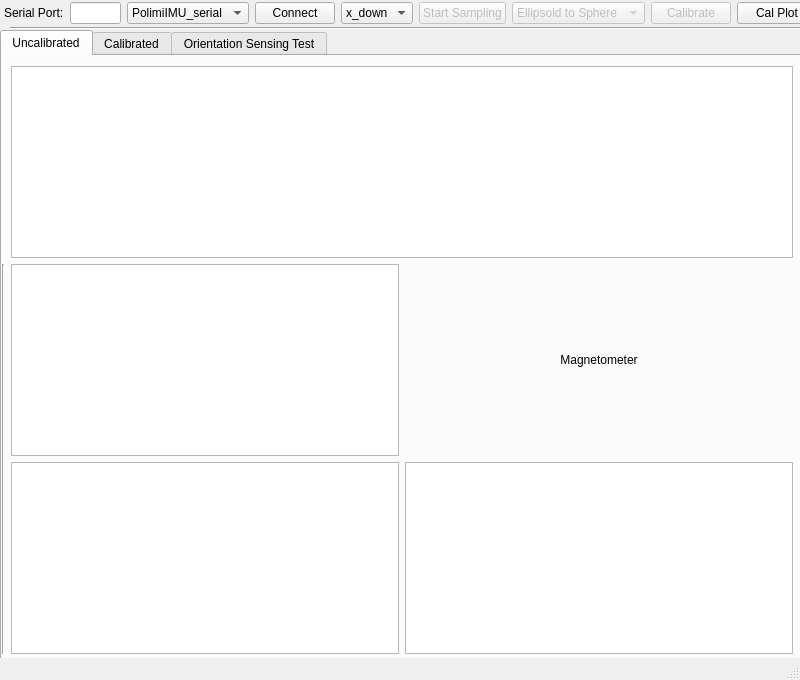
<?xml version="1.0" encoding="UTF-8"?>
<ui version="4.0">
 <class>FreeIMUCal</class>
 <widget class="QMainWindow" name="FreeIMUCal">
  <property name="geometry">
   <rect>
    <x>0</x>
    <y>0</y>
    <width>800</width>
    <height>680</height>
   </rect>
  </property>
  <property name="sizePolicy">
   <sizepolicy hsizetype="Fixed" vsizetype="Fixed">
    <horstretch>0</horstretch>
    <verstretch>0</verstretch>
   </sizepolicy>
  </property>
  <property name="minimumSize">
   <size>
    <width>800</width>
    <height>600</height>
   </size>
  </property>
  <property name="maximumSize">
   <size>
    <width>800</width>
    <height>680</height>
   </size>
  </property>
  <property name="windowTitle">
   <string>FreeIMU Calibration Application</string>
  </property>
  <property name="documentMode">
   <bool>false</bool>
  </property>
  <widget class="QWidget" name="centralwidget">
   <property name="sizePolicy">
    <sizepolicy hsizetype="Maximum" vsizetype="Maximum">
     <horstretch>0</horstretch>
     <verstretch>0</verstretch>
    </sizepolicy>
   </property>
   <widget class="Line" name="line">
    <property name="geometry">
     <rect>
      <x>10</x>
      <y>20</y>
      <width>791</width>
      <height>16</height>
     </rect>
    </property>
    <property name="orientation">
     <enum>Qt::Horizontal</enum>
    </property>
   </widget>
   <widget class="QTabWidget" name="tabWidget">
    <property name="geometry">
     <rect>
      <x>0</x>
      <y>30</y>
      <width>801</width>
      <height>631</height>
     </rect>
    </property>
    <property name="currentIndex">
     <number>0</number>
    </property>
    <widget class="QWidget" name="uncalibratedTab">
     <attribute name="title">
      <string>Uncalibrated</string>
     </attribute>
     <widget class="QWidget" name="gridLayoutWidget_4">
      <property name="geometry">
       <rect>
        <x>0</x>
        <y>10</y>
        <width>791</width>
        <height>588</height>
       </rect>
      </property>
      <layout class="QGridLayout" name="gridLayout_4" rowstretch="0,0">
       <property name="sizeConstraint">
        <enum>QLayout::SetMaximumSize</enum>
       </property>
       <item row="1" column="0">
        <layout class="QGridLayout" name="gridLayout_5"/>
       </item>
       <item row="1" column="2">
        <layout class="QGridLayout" name="gridLayout_3" columnstretch="0,0">
         <property name="sizeConstraint">
          <enum>QLayout::SetFixedSize</enum>
         </property>
         <item row="0" column="0">
          <widget class="PlotWidget" name="magnXY">
           <property name="sizePolicy">
            <sizepolicy hsizetype="Expanding" vsizetype="Expanding">
             <horstretch>0</horstretch>
             <verstretch>1</verstretch>
            </sizepolicy>
           </property>
          </widget>
         </item>
         <item row="1" column="0">
          <widget class="PlotWidget" name="magnYZ">
           <property name="sizePolicy">
            <sizepolicy hsizetype="Expanding" vsizetype="Expanding">
             <horstretch>0</horstretch>
             <verstretch>1</verstretch>
            </sizepolicy>
           </property>
          </widget>
         </item>
         <item row="1" column="1">
          <widget class="PlotWidget" name="magnZX">
           <property name="sizePolicy">
            <sizepolicy hsizetype="Expanding" vsizetype="Expanding">
             <horstretch>0</horstretch>
             <verstretch>1</verstretch>
            </sizepolicy>
           </property>
          </widget>
         </item>
         <item row="0" column="1">
          <widget class="QLabel" name="label_3">
           <property name="text">
            <string>Magnetometer</string>
           </property>
           <property name="alignment">
            <set>Qt::AlignCenter</set>
           </property>
          </widget>
         </item>
        </layout>
       </item>
       <item row="0" column="2">
        <widget class="GLViewWidget" name="magn3D">
         <property name="sizePolicy">
          <sizepolicy hsizetype="Expanding" vsizetype="Expanding">
           <horstretch>0</horstretch>
           <verstretch>0</verstretch>
          </sizepolicy>
         </property>
        </widget>
       </item>
       <item row="1" column="1">
        <widget class="Line" name="line_3">
         <property name="lineWidth">
          <number>1</number>
         </property>
         <property name="orientation">
          <enum>Qt::Vertical</enum>
         </property>
        </widget>
       </item>
      </layout>
     </widget>
    </widget>
    <widget class="QWidget" name="calibratedTab">
     <attribute name="title">
      <string>Calibrated</string>
     </attribute>
     <widget class="QWidget" name="horizontalLayoutWidget">
      <property name="geometry">
       <rect>
        <x>0</x>
        <y>380</y>
        <width>791</width>
        <height>181</height>
       </rect>
      </property>
      <layout class="QHBoxLayout" name="horizontalLayout">
       <item>
        <widget class="QGroupBox" name="groupBox_2">
         <property name="title">
          <string>Magnetometer</string>
         </property>
         <widget class="QWidget" name="layoutWidget_2">
          <property name="geometry">
           <rect>
            <x>10</x>
            <y>20</y>
            <width>761</width>
            <height>154</height>
           </rect>
          </property>
          <layout class="QFormLayout" name="formLayout_5">
           <property name="sizeConstraint">
            <enum>QLayout::SetNoConstraint</enum>
           </property>
           <property name="fieldGrowthPolicy">
            <enum>QFormLayout::ExpandingFieldsGrow</enum>
           </property>
           <property name="labelAlignment">
            <set>Qt::AlignLeading|Qt::AlignLeft|Qt::AlignVCenter</set>
           </property>
           <item row="0" column="0">
            <widget class="QLabel" name="label_27">
             <property name="text">
              <string>Offset X</string>
             </property>
            </widget>
           </item>
           <item row="0" column="1">
            <widget class="QLineEdit" name="calRes_magn_OSx"/>
           </item>
           <item row="1" column="0">
            <widget class="QLabel" name="label_28">
             <property name="text">
              <string>Offset Y</string>
             </property>
            </widget>
           </item>
           <item row="1" column="1">
            <widget class="QLineEdit" name="calRes_magn_OSy">
             <property name="sizePolicy">
              <sizepolicy hsizetype="Expanding" vsizetype="Expanding">
               <horstretch>0</horstretch>
               <verstretch>0</verstretch>
              </sizepolicy>
             </property>
            </widget>
           </item>
           <item row="2" column="0">
            <widget class="QLabel" name="label_29">
             <property name="text">
              <string>Offset Z</string>
             </property>
            </widget>
           </item>
           <item row="2" column="1">
            <widget class="QLineEdit" name="calRes_magn_OSz"/>
           </item>
           <item row="3" column="0">
            <widget class="QLabel" name="label_30">
             <property name="text">
              <string>Scale X</string>
             </property>
            </widget>
           </item>
           <item row="3" column="1">
            <widget class="QLineEdit" name="calRes_magn_SCx"/>
           </item>
           <item row="4" column="0">
            <widget class="QLabel" name="label_31">
             <property name="text">
              <string>Scale Y</string>
             </property>
            </widget>
           </item>
           <item row="4" column="1">
            <widget class="QLineEdit" name="calRes_magn_SCy"/>
           </item>
           <item row="5" column="0">
            <widget class="QLabel" name="label_32">
             <property name="text">
              <string>Scale Z</string>
             </property>
            </widget>
           </item>
           <item row="5" column="1">
            <widget class="QLineEdit" name="calRes_magn_SCz"/>
           </item>
          </layout>
         </widget>
        </widget>
       </item>
      </layout>
     </widget>
     <widget class="QWidget" name="horizontalLayoutWidget_2">
      <property name="geometry">
       <rect>
        <x>488</x>
        <y>560</y>
        <width>301</width>
        <height>31</height>
       </rect>
      </property>
      <layout class="QHBoxLayout" name="horizontalLayout_2">
       <item>
        <widget class="QPushButton" name="saveCalibrationEEPROMButton">
         <property name="enabled">
          <bool>false</bool>
         </property>
         <property name="toolTip">
          <string>Store the calibration parameters to the microcontroller EEPROM</string>
         </property>
         <property name="text">
          <string>Save to EEPROM</string>
         </property>
        </widget>
       </item>
       <item>
        <widget class="QPushButton" name="saveCalibrationHeaderButton">
         <property name="enabled">
          <bool>false</bool>
         </property>
         <property name="toolTip">
          <string>Store the calibration parameters in an header .h file. When such header is active the EEPROM calibration storage code is disabled thus saving program and data memory.</string>
         </property>
         <property name="text">
          <string>Save to calibration.h</string>
         </property>
        </widget>
       </item>
      </layout>
     </widget>
     <widget class="QWidget" name="horizontalLayoutWidget_3">
      <property name="geometry">
       <rect>
        <x>0</x>
        <y>0</y>
        <width>791</width>
        <height>381</height>
       </rect>
      </property>
      <layout class="QHBoxLayout" name="horizontalLayout_3">
       <item>
        <widget class="QTabWidget" name="tabWidget_3">
         <property name="tabPosition">
          <enum>QTabWidget::South</enum>
         </property>
         <property name="tabShape">
          <enum>QTabWidget::Rounded</enum>
         </property>
         <property name="currentIndex">
          <number>0</number>
         </property>
         <property name="usesScrollButtons">
          <bool>true</bool>
         </property>
         <property name="documentMode">
          <bool>false</bool>
         </property>
         <property name="tabsClosable">
          <bool>false</bool>
         </property>
         <property name="movable">
          <bool>false</bool>
         </property>
         <widget class="QWidget" name="tab_2">
          <attribute name="title">
           <string>Magn XY</string>
          </attribute>
          <widget class="PlotWidget" name="magnXY_cal">
           <property name="geometry">
            <rect>
             <x>0</x>
             <y>0</y>
             <width>781</width>
             <height>351</height>
            </rect>
           </property>
           <property name="sizePolicy">
            <sizepolicy hsizetype="Expanding" vsizetype="Expanding">
             <horstretch>0</horstretch>
             <verstretch>1</verstretch>
            </sizepolicy>
           </property>
          </widget>
         </widget>
         <widget class="QWidget" name="tab_5">
          <attribute name="title">
           <string>Magn YZ</string>
          </attribute>
          <widget class="PlotWidget" name="magnYZ_cal">
           <property name="geometry">
            <rect>
             <x>0</x>
             <y>0</y>
             <width>781</width>
             <height>351</height>
            </rect>
           </property>
           <property name="sizePolicy">
            <sizepolicy hsizetype="Expanding" vsizetype="Expanding">
             <horstretch>0</horstretch>
             <verstretch>1</verstretch>
            </sizepolicy>
           </property>
          </widget>
         </widget>
         <widget class="QWidget" name="tab_6">
          <attribute name="title">
           <string>Magn ZX</string>
          </attribute>
          <widget class="PlotWidget" name="magnZX_cal">
           <property name="geometry">
            <rect>
             <x>0</x>
             <y>0</y>
             <width>781</width>
             <height>351</height>
            </rect>
           </property>
           <property name="sizePolicy">
            <sizepolicy hsizetype="Expanding" vsizetype="Expanding">
             <horstretch>0</horstretch>
             <verstretch>1</verstretch>
            </sizepolicy>
           </property>
          </widget>
         </widget>
         <widget class="QWidget" name="tab_8">
          <attribute name="title">
           <string>Magn 3D</string>
          </attribute>
          <widget class="GLViewWidget" name="magn3D_cal">
           <property name="geometry">
            <rect>
             <x>0</x>
             <y>0</y>
             <width>781</width>
             <height>351</height>
            </rect>
           </property>
           <property name="sizePolicy">
            <sizepolicy hsizetype="Minimum" vsizetype="Expanding">
             <horstretch>0</horstretch>
             <verstretch>0</verstretch>
            </sizepolicy>
           </property>
          </widget>
         </widget>
        </widget>
       </item>
      </layout>
     </widget>
     <widget class="QWidget" name="horizontalLayoutWidget_4">
      <property name="geometry">
       <rect>
        <x>0</x>
        <y>560</y>
        <width>161</width>
        <height>31</height>
       </rect>
      </property>
      <layout class="QHBoxLayout" name="horizontalLayout_4">
       <item>
        <widget class="QPushButton" name="clearCalibrationEEPROMButton">
         <property name="enabled">
          <bool>false</bool>
         </property>
         <property name="toolTip">
          <string>&lt;html&gt;&lt;head/&gt;&lt;body&gt;&lt;p&gt;Clear any calibration parameter from the microcontroller EEPROM&lt;/p&gt;&lt;/body&gt;&lt;/html&gt;</string>
         </property>
         <property name="text">
          <string>Clear EEPROM</string>
         </property>
        </widget>
       </item>
      </layout>
     </widget>
    </widget>
    <widget class="QWidget" name="tab_9">
     <attribute name="title">
      <string>Orientation Sensing Test</string>
     </attribute>
     <widget class="QLabel" name="label_4">
      <property name="geometry">
       <rect>
        <x>290</x>
        <y>270</y>
        <width>261</width>
        <height>16</height>
       </rect>
      </property>
      <property name="text">
       <string>To Be Implemented</string>
      </property>
     </widget>
    </widget>
   </widget>
   <widget class="QWidget" name="layoutWidget">
    <property name="geometry">
     <rect>
      <x>4</x>
      <y>1</y>
      <width>813</width>
      <height>25</height>
     </rect>
    </property>
    <layout class="QGridLayout" name="gridLayout">
     <item row="0" column="0">
      <widget class="QLabel" name="label">
       <property name="text">
        <string>Serial Port:</string>
       </property>
      </widget>
     </item>
     <item row="0" column="1">
      <widget class="QLineEdit" name="serialPortEdit"/>
     </item>
     <item row="0" column="2">
      <widget class="QComboBox" name="serialProtocol">
       <property name="enabled">
        <bool>true</bool>
       </property>
       <property name="toolTip">
        <string>Serial Protocol to Communicate with IMU</string>
       </property>
       <item>
        <property name="text">
         <string>PolimiIMU_serial</string>
        </property>
       </item>
       <item>
        <property name="text">
         <string>FreeIMU_serial</string>
        </property>
       </item>
      </widget>
     </item>
     <item row="0" column="3">
      <widget class="QPushButton" name="connectButton">
       <property name="toolTip">
        <string>Connect or Disconnect from the Arduino</string>
       </property>
       <property name="text">
        <string>Connect</string>
       </property>
      </widget>
     </item>
     <item row="0" column="4">
      <widget class="QComboBox" name="cbSampleType">
       <property name="currentIndex">
        <number>1</number>
       </property>
       <item>
        <property name="text">
         <string>all</string>
        </property>
       </item>
       <item>
        <property name="text">
         <string>x_down</string>
        </property>
       </item>
       <item>
        <property name="text">
         <string>y_down</string>
        </property>
       </item>
       <item>
        <property name="text">
         <string>z_down</string>
        </property>
       </item>
      </widget>
     </item>
     <item row="0" column="5">
      <widget class="QPushButton" name="samplingToggleButton">
       <property name="enabled">
        <bool>false</bool>
       </property>
       <property name="toolTip">
        <string>Toggle Start/Stop sampling of sensor data from the IMU</string>
       </property>
       <property name="text">
        <string>Start Sampling</string>
       </property>
       <property name="autoDefault">
        <bool>false</bool>
       </property>
       <property name="default">
        <bool>false</bool>
       </property>
       <property name="flat">
        <bool>false</bool>
       </property>
      </widget>
     </item>
     <item row="0" column="6">
      <widget class="QComboBox" name="calAlgorithmComboBox">
       <property name="enabled">
        <bool>false</bool>
       </property>
       <property name="toolTip">
        <string>&lt;html&gt;&lt;head/&gt;&lt;body&gt;&lt;p&gt;Calibration Algorithm used.&lt;/p&gt;&lt;/body&gt;&lt;/html&gt;</string>
       </property>
       <item>
        <property name="text">
         <string>Ellipsoid to Sphere</string>
        </property>
       </item>
      </widget>
     </item>
     <item row="0" column="7">
      <widget class="QPushButton" name="calibrateButton">
       <property name="enabled">
        <bool>false</bool>
       </property>
       <property name="toolTip">
        <string>Run calibration algorithm over the data collected</string>
       </property>
       <property name="text">
        <string>Calibrate</string>
       </property>
      </widget>
     </item>
     <item row="0" column="8">
      <widget class="QPushButton" name="plotButton">
       <property name="sizePolicy">
        <sizepolicy hsizetype="Fixed" vsizetype="Fixed">
         <horstretch>0</horstretch>
         <verstretch>0</verstretch>
        </sizepolicy>
       </property>
       <property name="text">
        <string>Cal Plot</string>
       </property>
      </widget>
     </item>
    </layout>
   </widget>
  </widget>
  <widget class="QStatusBar" name="statusbar"/>
 </widget>
 <customwidgets>
  <customwidget>
   <class>PlotWidget</class>
   <extends>QGraphicsView</extends>
   <header>pyqtgraph</header>
  </customwidget>
  <customwidget>
   <class>GLViewWidget</class>
   <extends>QGraphicsView</extends>
   <header>pyqtgraph.opengl</header>
  </customwidget>
 </customwidgets>
 <resources/>
 <connections/>
</ui>
